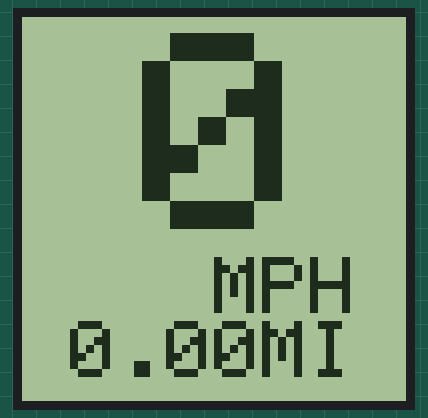
A sketch run on a simulated Arduino Uno, built with avr-gcc and run on an emulated ATmega328P. Shown: 96×96 one-colour display. What the sketch prints to the serial monitor is not drawn.

Above: at 0.2 s.

Measured:
- what the display in image 0 shows lasts 2.0 s, from 0.1 s to 2.1 s

The sketch:

hall-interrupts-timing.ino
```cpp
                                                                                                                                                                                                                                                                                                                                                                                                                                                                                                                                                                                                                                                                                                                                                                                                                                                                                                                                                                                                                                                                                                                                                                                                                                                                                                                                                                                                                                                                                                                                                                                                                                                                                                                                                                                                                                                                                                                                                                                                                                                                                                                                                                                                                                                                                                                                                                                                                                                                                                                                                                                                                                                                                                                                                                                                                    /*
 * Program should count the number of passes a magnet makes by the sensor,
 * and display that count on the display, refreshing every 500
 */

#include <Adafruit_GFX.h>
#include <Adafruit_SharpMem.h>

// any pins can be used
#define SCK 10
#define MOSI 11
#define SS 13
#define HALL 7
#define BUTTON 0

#define BLACK 0
#define WHITE 1

#define BIG_NUM_SIZE 7
#define UNIT_SIZE 2

#define SAMPLE_INTERVAL 2000
#define PULSES_PER_S_TO_MPH 4.85
#define PULSES_PER_S_TO_KPH 7.80
#define PULSES_TO_MI 0.00135
#define PULSES_TO_KM 0.00217
#define PREV_LENGTH 5

#define MI 0
#define KM 1

#define CLEAR 0
#define HOLD 1

Adafruit_SharpMem display(SCK, MOSI, SS);

volatile int count = 0;
volatile int total_count = 0;

int prevCount = 0;
int currCount;

unsigned long start = 0;
unsigned long now;
unsigned long tempStart;

float distance = 0;
float spd = 0;
int spd_round = 0;

int unit = 0;
float pulses_to_unit;

void setup(void)
{
  Serial.begin(9600);
  Serial.println("Hello!");

  display.setTextColor(BLACK);
  display.setTextSize(BIG_NUM_SIZE);
  display.setCursor(30,4);

  attachInterrupt(digitalPinToInterrupt(HALL), incr, RISING);
  attachInterrupt(digitalPinToInterrupt(BUTTON), switchUnit, RISING);

}

void loop(void)
{
  // Speed stuff
  now = millis();
  if (start == 0) {
    start = millis();
  } else if (now - start >= SAMPLE_INTERVAL) {
    currCount = count;
    tempStart = start;
    start = millis();
    pulses_to_unit = (unit == MI) ? PULSES_PER_S_TO_MPH : PULSES_PER_S_TO_KPH;
    spd = ((prevCount * 0.5 + currCount) * 1000 * pulses_to_unit / (now - tempStart)) * 0.5;
    prevCount = count;
    count = 0;
    //Serial.print(" spd: "); Serial.println(spd);
    //Serial.print("count: "); Serial.print(currCount);
  }

  spd_round = round(spd);
  if (unit == MI) distance = total_count * PULSES_TO_MI;
  else if (unit == KM) distance = total_count * PULSES_TO_KM;

  // Display stuff
  display.clearDisplay();
  // Draw big number
  display.setTextSize(BIG_NUM_SIZE);
  if (spd_round < 10) display.setCursor(30, 4);
  else display.setCursor(10, 4);
  display.println(spd_round, DEC);

  // Draw little label
  display.setTextSize(UNIT_SIZE);
  if (unit == MI) display.println("    MPH");
  else if (unit == KM) display.println("    KPH");

  // Draw distance
  display.setTextSize(UNIT_SIZE);
  display.print(" "); display.print(distance, 2);
  if (unit == MI) display.print("MI");
  else if (unit == KM) display.println("KM");
  display.refresh();

  delay(SAMPLE_INTERVAL);
}

void incr()
{
  count++;
  total_count++;
}

void switchUnit()
{
  Serial.println("Button!");
  unit = !unit;
}
```
